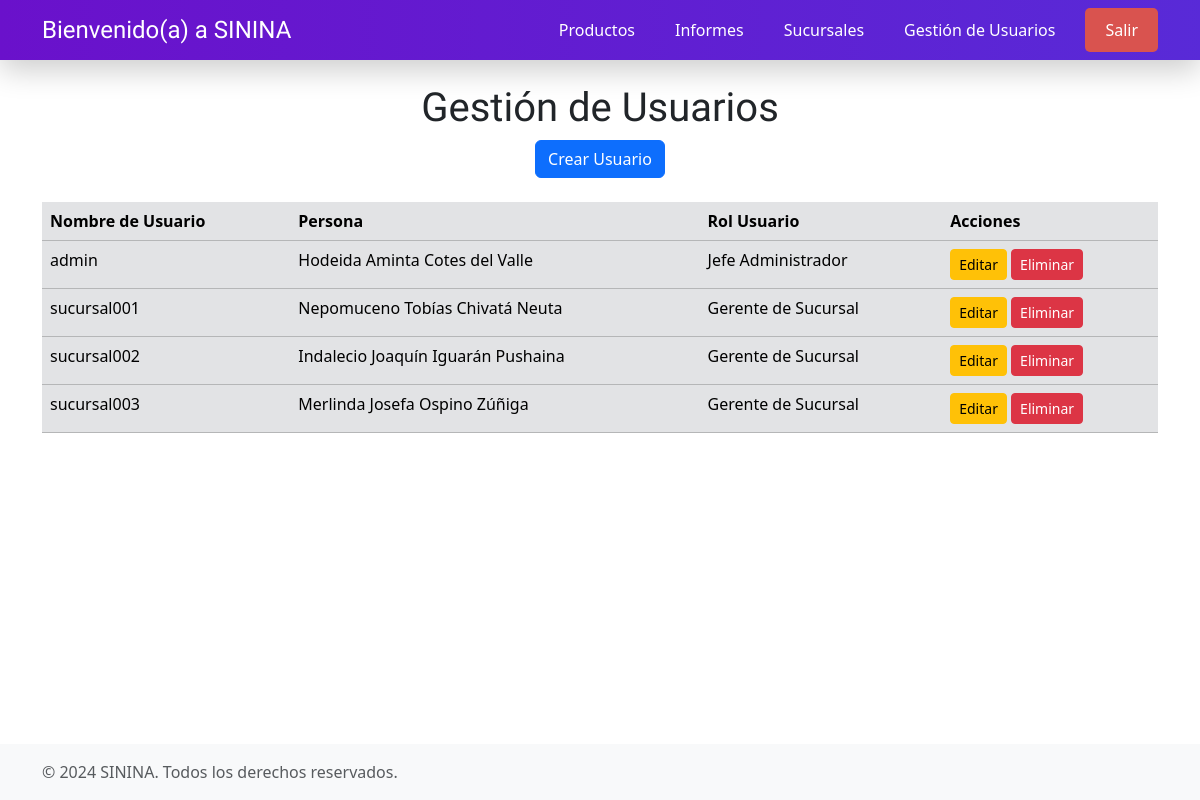
The page /controladores/UsuarioController.php (signed in) on the database its author committed.
### tables this page shows
CREATE TABLE `usuarios` (
  `id` int(11) NOT NULL,
  `nombre_usuario` varchar(50) NOT NULL,
  `nombre_real` varchar(65) NOT NULL,
  `password` varchar(255) NOT NULL,
  `rol_id` int(11) DEFAULT NULL
);

CREATE TABLE `roles` (
  `id` int(11) NOT NULL,
  `nombre_rol` varchar(50) NOT NULL
);

### modelos/Usuario.php (called while the page is built, shortened)
<?php
class Usuario {
    private $pdo;
    public function __construct() {
        require_once dirname(__DIR__) . '/db.php';
        $this->pdo = $pdo;
    }
    public function obtenerUsuariosConRoles() {
        $query = "SELECT usuarios.id, usuarios.nombre_usuario, usuarios.nombre_real, usuarios.rol_id, roles.nombre_rol
                  FROM usuarios
                  INNER JOIN roles ON usuarios.rol_id = roles.id ORDER BY usuarios.nombre_usuario";
        $stmt = $this->pdo->prepare($query);
        $stmt->execute();
        return $stmt->fetchAll(PDO::FETCH_ASSOC);
    }
}

### vistas/gestion_usuarios.php (the view, shortened to what this page needs)
<?php
include '../menu.php';
?>
<!DOCTYPE html>
<html lang="es">
<head>
    <link rel="stylesheet" href="../estilos/menus.css">
    <link href="https://cdn.jsdelivr.net/npm/bootstrap@5.3.3/dist/css/bootstrap.min.css" rel="stylesheet">
</head>
<body>
    <div class="container mt-4">
        <h1>Gestión de Usuarios</h1>
        <div class="text-center">
        <button type="button" class="btn btn-primary" data-bs-toggle="modal" data-bs-target="#crearUsuarioModal">
            Crear Usuario
        </button></div>
        <table class="table table-secondary table-hover mt-4">
            <thead>
                <tr>
                    <th>Nombre de Usuario</th>
                    <th>Persona</th>
                    <th>Rol Usuario</th>
                    <th>Acciones</th>
                </tr>
            </thead>
            <tbody>
                <?php foreach ($usuarios as $usuario): ?>
                    <tr>
                        <td><?= htmlspecialchars($usuario['nombre_usuario']) ?></td>
                        <td><?= htmlspecialchars($usuario['nombre_real']) ?></td>
                        <td><?= htmlspecialchars($usuario['nombre_rol']) ?></td>
                        <td>
                            <button type="button" class="btn btn-sm btn-warning" data-bs-toggle="modal" data-bs-target="#editarUsuarioModal"
                                    data-id="<?= $usuario['id'] ?>"
                                    data-nombre_usuario="<?= $usuario['nombre_usuario'] ?>"
                                    data-nombre_real="<?= $usuario['nombre_real'] ?>"
                                    data-rol_id="<?= $usuario['rol_id'] ?>">
                                Editar
                            </button>
                            <form action="../controladores/UsuarioController.php?action=eliminar" method="POST" style="display:inline;">
                                <button type="submit" class="btn btn-sm btn-danger">Eliminar</button>
                            </form>
                        </td>
                    </tr>
                <?php endforeach; ?>
            </tbody>
        </table>
    </div>
</body>
<?php include '../piedepagina.php'; ?>
</html>

### estilos/menus.css (style rules this page uses)
body { margin: 0; font-family: Arial, sans-serif; }

### vistas/gestion_usuarios.php (style rules this page uses)
body, html { height: 100%; display: flex; flex-direction: column; }
h1 { font-family: "Arsenal SC", sans-serif; text-align: center; }

### rows shown on the page
usuarios: nombre_usuario "admin", nombre_real "Hodeida Aminta Cotes del Valle", rol.nombre_rol "Jefe Administrador"
usuarios: nombre_usuario "sucursal001", nombre_real "Nepomuceno Tobías Chivatá Neuta", rol.nombre_rol "Gerente de Sucursal"
usuarios: nombre_usuario "sucursal002", nombre_real "Indalecio Joaquín Iguarán Pushaina", rol.nombre_rol "Gerente de Sucursal"
usuarios: nombre_usuario "sucursal003", nombre_real "Merlinda Josefa Ospino Zúñiga", rol.nombre_rol "Gerente de Sucursal"
